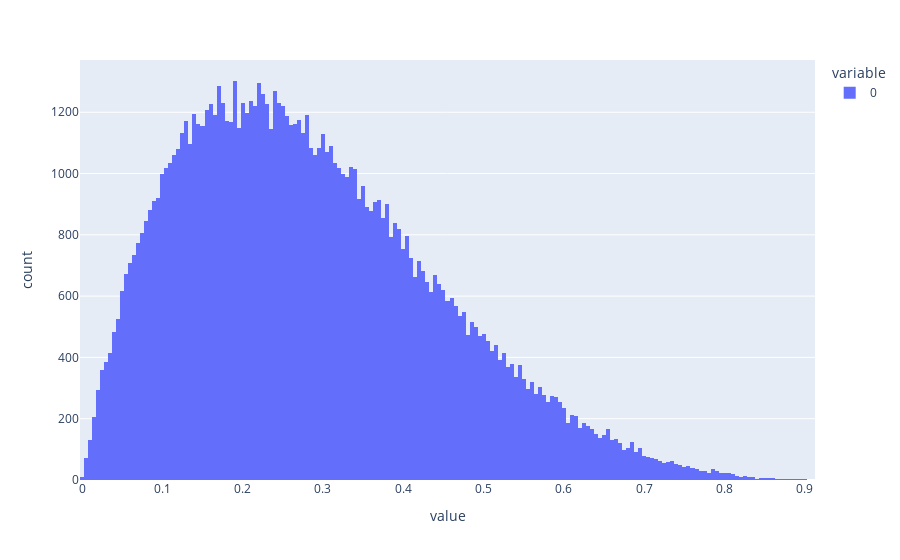

Source (notebook cell):
### Markdown cell above
**Exercise.** Generate $N$ random numbers from a Beta distribution with given parameters $\alpha,\beta$. Verify if the sample and theoretical mean and variance are in line and compare the normalized frequency histogram with the Beta pdf.

### Code cell
from scipy.stats import beta

a = 2
b = 5
N = 100000
sample = beta.rvs(a=a, b=b, size=N)
print(f"Sample mean: {np.mean(sample):.4f}")
print(f"Sample var: {np.var(sample):.4f}")

print(f"Theoretical mean: {beta(a=a, b=b).mean():.4f}")
print(f"Theoretical var: {beta(a=a, b=b).var():.4f}")

px.histogram(sample)

### Figure 1 — Plotly figure (JSON) as saved in the notebook; plotly's stock layout.template omitted (floating-point values rounded to 4 significant figures; data arrays with more than 128 entries replaced by an {"elided": "..."} marker saying what was removed)
{"data": [{"alignmentgroup": "True", "bingroup": "x", "hovertemplate": "variable=0<br>value=%{x}<br>count=%{y}<extra></extra>", "legendgroup": "0", "marker": {"color": "#636efa", "pattern": {"shape": ""}}, "name": "0", "offsetgroup": "0", "orientation": "v", "showlegend": true, "type": "histogram", "x": {"elided": "100000 float values"}, "xaxis": "x", "yaxis": "y"}], "layout": {"barmode": "relative", "legend": {"title": {"text": "variable"}, "tracegroupgap": 0}, "margin": {"t": 60}, "xaxis": {"anchor": "y", "domain": [0, 1], "title": {"text": "value"}}, "yaxis": {"anchor": "x", "domain": [0, 1], "title": {"text": "count"}}}}
